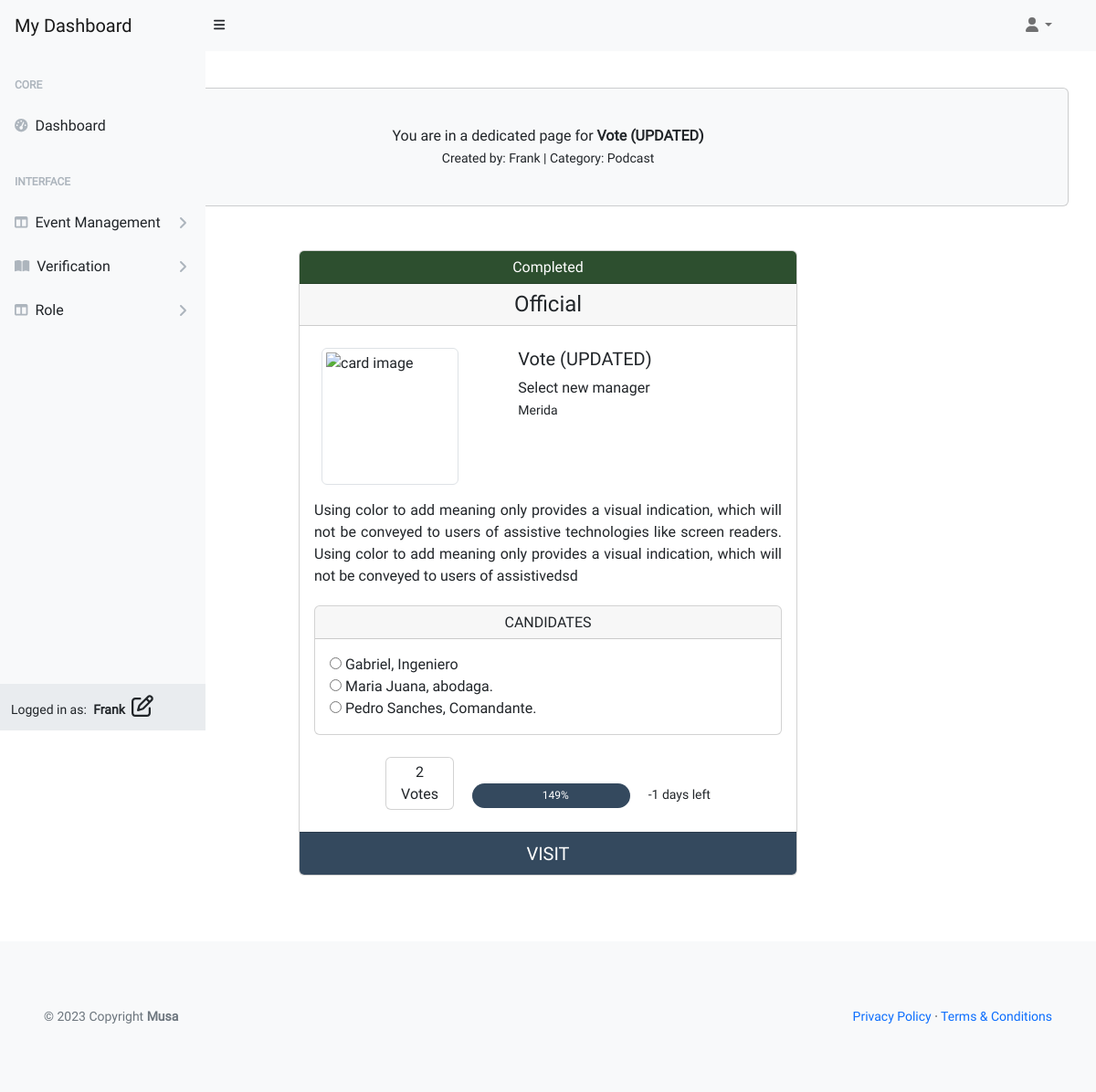
The page /user/single/vote/ (signed in) on the database its author committed.
### musa/models.py (models this page shows)
class UserProfile(AbstractUser):
    verified = models.BooleanField(default=False)
    role = models.IntegerField(choices=ROLES, default=0)
    user_card = models.ManyToManyField(
        'vote_management.VoteCard', through='vote_management.VoteRecord', related_name='user_cards')
    class Meta:
        ordering = ['username']
    def __str__(self):
        return self.username

### vote_management/models.py (models this page shows, shortened)
class VoteCard(models.Model):
    title = models.CharField(max_length=20, unique=True)
    slug = models.SlugField(max_length=200, unique=True)
    author = models.ForeignKey(
        'musa.UserProfile', on_delete=models.CASCADE, related_name="card_author")
    category = models.ForeignKey(
        Category, on_delete=models.CASCADE, related_name="categories")
    mission = models.CharField(max_length=20)
    location = models.CharField(max_length=20)
    description = models.TextField(max_length=258)
    expire = models.DateField()
    event_image = CloudinaryField('image', default='placeholder')
    vote_record = models.ManyToManyField('musa.UserProfile', through='VoteRecord',
                                         related_name='user_votes', blank=True)
    candidates = models.ManyToManyField('ElectedPerson', related_name='vote_cards',
                                        blank=True)
    status = models.IntegerField(choices=STATUS, default=0)
    excerpt = models.TextField(blank=True)
    type = models.IntegerField(choices=CARD_TYPE, default=0)
    created_on = models.DateField(auto_now_add=True)
    class Meta:
        ordering = ['-created_on']
    def number_of_votes(self):
        return self.vote_record.count()

class Category(models.Model):
    category_name = models.CharField(max_length=50, unique=True)
    class Meta:
        ordering = ['category_name']
        verbose_name_plural = "Categories"
    def __str__(self):
        return self.category_name

class ElectedPerson(models.Model):
    name = models.CharField(max_length=80, unique=True)
    is_elected = models.BooleanField(default=False)
    vote_card = models.ForeignKey(
        VoteCard, on_delete=models.CASCADE, related_name="vote_candidate", blank=True)
    class Meta:
        ordering = ['name']

### vote_management/views.py (the view)
# urls.py: path('user/single/<slug:slug>/', UserSingleView.as_view(),
class UserSingleView(UserRequiredMixin, View):
    def get(self, request, slug, *args, **kwargs):
        queryset = VoteCard.objects.order_by('-created_on')
        event = get_object_or_404(queryset, slug=slug)
        candidates = event.candidates.all()
        now = timezone.now().date()
        total_duration = 0.01 + \
            (event.expire - event.created_on).days
        elapsed_time = (now - event.created_on).days
        event.progress = format(
            (elapsed_time / total_duration) * 100, '.0f')
        event.time_left = format(
            total_duration - elapsed_time, '.0f')
        if request.user.is_authenticated:
            has_voted = VoteRecord.objects.filter(
                voter=request.user, vote_card=event).exists()
        else:
            has_voted = False
        return render(request, "single_card_user.html",
                      {
                          "event": event,
                          "candidates": candidates,
                          "has_voted": has_voted,
                          "user_authenticated": request.user.is_authenticated
                      })

### user_profile/views.py (called while the page is built)
    def test_func(self):
        user_profile = self.request.user
        return user_profile.is_authenticated and (
            user_profile.role in [0, 1]
        )

### templates/backend/user-dashboard/single_card_user.html (shortened to what this page needs)
{% extends "backend/user-dashboard/base.html" %}
{% block content %}
<div class="container px-4 px-lg-0 mt-5">
    <div class="card bg-light my-5 py-4 text-center">
        <div class="card-body">
            <p class="m-0">You are in a dedicated page for <strong>{{ event.title }}
                </strong>
            </p>
            <small>Created by: {{ event.author }} | Category: {{ event.category }}</small>
        </div>
    </div>
    <div class="row gx-4 gx-lg-5 justify-content-center">
        <div class="col-md-6 mb-5">
            <div class="card h-100">
                {% if event.status == 1 or event.status == 3 %}
                <div class="card-header card-header-green text-center h6">{{ event.get_status_display }}</div>
                {% elif event.status == 2%}
                <div class="card-header bg-danger text-center text-white h6">{{ event.get_status_display }}</div>
                {% else %}
                <div class="card-header bg-warning text-center text-white h6">{{ event.get_status_display }}</div>
                {% endif %}
                <div class="card-header text-center h4">{{ event.get_type_display}}</div>
                <div class="card-body card-body-height pb-0">
                    <div class="row mt-2">
                        <div class="col-5 d-inline-block">
                            {% if "placeholder" in event.event_image.url %}
                            <img src="https://codeinstitute.s3.amazonaws.com/fullstack/blog/default.jpg"
                                alt="code institute" class="img-fluid img-thumbnail rounded float-start mx-2"
                                width="200" height="200">
                            {% else %}
                            <img src="{{ event.event_image.url }}" alt="card image"
                                class="img-fluid img-thumbnail rounded float-start mx-2" width="150" height="150">
                            {% endif %}
                        </div>
                        <div class="col-7 d-inline-block">
                            <span class="">
                                <h5 class="card-title">{{ event.title }}</h5>
                                <p class="mission my-0 fs-6"> {{ event.mission }}</p>
                                <small class="location my-0"> {{ event.location }}</small>
                            </span>
                        </div>
                    </div>
                    <div id="description-single" class="row mt-3">
                        <div class="col">
                            <p class="my-0">
                                {{ event.description|safe }}
                            </p>
                        </div>
                    </div>
                    <div class="row">
                        <div class="col">
                            <div class="card mt-3">
                                <div class="card-header">
                                    <h6 class="text-center mb-0">CANDIDATES</h6>
                                </div>
                                {% if user_authenticated %}
                                <div class="card-body">
                                    {% for candidate in event.vote_candidate.all %}
                                    <label>
                                        <input type="radio" name="elected_person" value="{{ candidate.id }}">
                                        {{ candidate.name }}
                                    </label><br>
                                    {% endfor %}
                                    {% endif %}
                                </div>
                            </div>
                        </div>
                        <div class="text-center my-4">
                            <span class="card d-inline-block">
                                <div class="card-body py-1 px-3 text-center">
                                    <span class="card-text">{{ event.number_of_votes }}<br> Votes</span>
                                </div>
                            </span>
                            <span class="d-inline-block px-3 progress-container">
                                <div class="progress">
                                    <div class="progress-bar" role="progressbar" style="width: {{ event.progress }}%"
                                        aria-valuenow="{{ event.progress }}" aria-valuemin="0" aria-valuemax="100">
                                        <span style="padding-left: 10px;">{{ event.progress }}%</span>
                                    </div>
                                </div>
                            </span>
                            <small>{{ event.time_left }} days left</small>
                        </div>
                    </div>
                </div>
                <a href="{% url 'card_single' event.slug %}" class="card-footer text-center fs-5">VISIT</a>
            </div>
        </div>
    </div>
</div>
{% endblock content %}

### templates/backend/user-dashboard/base.html (shortened to what this page needs)
{% load static %}
{% now "Y-m-d" as current_date %}
{% now "Y" as copyright %}
<!DOCTYPE html>
<html lang="en">
<head>
    <link href="https://cdn.jsdelivr.net/npm/simple-datatables@7.1.2/dist/style.min.css" rel="stylesheet" />
    <link href="{% static 'user/vendor/css/styles.css' %}" rel="stylesheet" />
    <link href="{% static 'custom/css/style.css' %}" rel="stylesheet" />
</head>
<body class="sb-nav-fixed">
    <nav class="sb-topnav navbar navbar-expand navbar-light bg-light">
        <a class="navbar-brand ps-3" href="{% url 'user_dashboard' %}">My Dashboard</a>
        <button class="btn btn-link btn-sm order-1 order-lg-0 me-4 me-lg-0" id="sidebarToggle" href="#!"><i
                class="fas fa-bars"></i></button>
        <div class="d-md-inline-block form-inline ms-auto me-0 me-md-3 my-2 my-md-0">
            <ul class="navbar-nav ms-auto ms-md-0 me-3 me-lg-4">
                <li class="nav-item dropdown">
                    <a class="nav-link dropdown-toggle" id="navbarDropdown" href="#" role="button"
                        data-bs-toggle="dropdown" aria-expanded="false"><i class="fas fa-user fa-fw"></i></a>
                </li>
            </ul>
        </div>
    </nav>
    <div id="layoutSidenav">
        <div id="layoutSidenav_nav">
            <nav class="sb-sidenav accordion sb-sidenav-light" id="sidenavAccordion">
                <div class="sb-sidenav-menu">
                    <div class="nav">
                        <div class="sb-sidenav-menu-heading">Core</div>
                        <a class="nav-link" href="{% url 'user_dashboard' %}">
                            <div class="sb-nav-link-icon"><i class="fas fa-tachometer-alt"></i></div>
                            Dashboard
                        </a>
                        <div class="sb-sidenav-menu-heading">Interface</div>
                        <a class="nav-link collapsed" href="#" data-bs-toggle="collapse"
                            data-bs-target="#collapseLayouts" aria-expanded="false" aria-controls="collapseLayouts">
                            <div class="sb-nav-link-icon"><i class="fas fa-columns"></i></div>
                            Event Management
                            <div class="sb-sidenav-collapse-arrow"><i class="fas fa-angle-down"></i></div>
                        </a>
                        <a class="nav-link collapsed" href="#" data-bs-toggle="collapse" data-bs-target="#collapsePages"
                            aria-expanded="false" aria-controls="collapsePages">
                            <div class="sb-nav-link-icon"><i class="fas fa-book-open"></i></div>
                            Verification
                            <div class="sb-sidenav-collapse-arrow"><i class="fas fa-angle-down"></i></div>
                        </a>
                        <a class="nav-link collapsed" href="#" data-bs-toggle="collapse" data-bs-target="#collapseRole"
                            aria-expanded="false" aria-controls="collapseRole">
                            <div class="sb-nav-link-icon"><i class="fas fa-columns"></i></div>
                            Role
                            <div class="sb-sidenav-collapse-arrow"><i class="fas fa-angle-down"></i></div>
                        </a>
                    </div>
                </div>
                <div class="sb-sidenav-footer">
                    <div class="small">Logged in as:
                        <span class="px-1"><strong>{{ request.user.username }}
                                {% if request.user.role == 0 %}
                                <i class="fa-regular fa-user px-1 fs-4 text"></i>
                                {% elif request.user.role == 1 %}
                                <i class="fa-regular fa-pen-to-square px-1 fs-4 text"></i>
                                {% endif %}
                            </strong>
                        </span>
                    </div>
                </div>
            </nav>
        </div>
        {% block content %}
        {% endblock content %}
    </div>
    <footer class="py-4 bg-light mt-4">
        <div class="container-fluid p-5">
            <div class="d-flex align-items-center justify-content-between small">
                <div class="text-muted"> © {{ copyright }} Copyright
                    <a class="text-reset fw-bold" href="https://github.com/plexoio/musa">Musa</a>
                </div>
                <div>
                    <a href="#">Privacy Policy</a>
                    &middot;
                    <a href="#">Terms &amp; Conditions</a>
                </div>
            </div>
        </div>
    </footer>
</body>
</html>

### static/custom/css/style.css (style rules this page uses)
* { font-family: 'Roboto', Fairplay, sans-serif; }
a { text-decoration: none; }
.card-body-height { min-height: 300px; }
#description-single { min-height: 100px; text-align: justify; }
.card-footer { background-color: #34495e; color: white; text-decoration: none; transition: 0.3s; }
.progress { height: 27px; border-radius: 15px; }
.progress-bar { background-color: #34495E; }
.progress-container { width: 40%; }
.card-header-green { background-color: #2D4F2F; color: white; }
input { border: none; }

### rows shown on the page
UserProfile: user.username "Frank"
VoteCard: title "Vote (UPDATED)", author "Frank", category "Podcast", status "Completed", type "Official", mission "Select new manager", location "Merida", description "Using color to add meaning only provides a visual indication, which will not be conveyed to users of assistive technologies like screen readers. Using color to add meaning only provides a visual indication, which will not be conveyed to users of assistivedsd", number_of_votes "2", progress "149", time_left "-1"
ElectedPerson: name "Gabriel, Ingeniero"
ElectedPerson: name "Maria Juana, abodaga."
ElectedPerson: name "Pedro Sanches, Comandante."

### other values the page prints
{{ copyright }} "2023"
